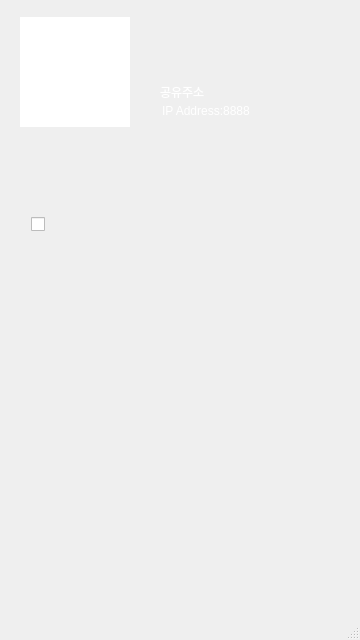
<?xml version="1.0" encoding="UTF-8"?>
<ui version="4.0">
 <class>MainWindow</class>
 <widget class="QMainWindow" name="MainWindow">
  <property name="geometry">
   <rect>
    <x>0</x>
    <y>0</y>
    <width>360</width>
    <height>640</height>
   </rect>
  </property>
  <property name="cursor">
   <cursorShape>ArrowCursor</cursorShape>
  </property>
  <property name="windowTitle">
   <string>OBILINK</string>
  </property>
  <property name="styleSheet">
   <string notr="true">#centralWidget{background-image: url(:/images/images/bg.png)}</string>
  </property>
  <property name="dockOptions">
   <set>QMainWindow::AllowTabbedDocks|QMainWindow::AnimatedDocks</set>
  </property>
  <widget class="QWidget" name="centralWidget">
   <widget class="DropListWidget" name="listWidget">
    <property name="geometry">
     <rect>
      <x>20</x>
      <y>266</y>
      <width>320</width>
      <height>283</height>
     </rect>
    </property>
    <property name="acceptDrops">
     <bool>true</bool>
    </property>
    <property name="styleSheet">
     <string notr="true">background-color:transparent;
border-style:outset;
color:white;</string>
    </property>
    <property name="dragEnabled">
     <bool>false</bool>
    </property>
   </widget>
   <widget class="QLabel" name="lb_qrcode">
    <property name="geometry">
     <rect>
      <x>20</x>
      <y>17</y>
      <width>110</width>
      <height>110</height>
     </rect>
    </property>
    <property name="styleSheet">
     <string notr="true">background-color: rgb(255, 255, 255);</string>
    </property>
    <property name="text">
     <string/>
    </property>
   </widget>
   <widget class="QPushButton" name="btn_remove">
    <property name="geometry">
     <rect>
      <x>252</x>
      <y>577</y>
      <width>94</width>
      <height>41</height>
     </rect>
    </property>
    <property name="styleSheet">
     <string notr="true">#btn_remove{
background-image: url(:/images/images/btn_remove_n.png);
border-style: outset;
border-color: beige;}
#btn_remove:pressed{background-image: url(:/images/images/btn_remove_p.png);}
</string>
    </property>
    <property name="text">
     <string/>
    </property>
   </widget>
   <widget class="QPushButton" name="btn_startshare">
    <property name="geometry">
     <rect>
      <x>156</x>
      <y>29</y>
      <width>94</width>
      <height>41</height>
     </rect>
    </property>
    <property name="contextMenuPolicy">
     <enum>Qt::DefaultContextMenu</enum>
    </property>
    <property name="autoFillBackground">
     <bool>false</bool>
    </property>
    <property name="styleSheet">
     <string notr="true">#btn_startshare{
background-image: url(:/images/images/btn_start_n.png);
border-style: outset;
border-color: beige;}
#btn_startshare:pressed{background-image: url(:/images/images/btn_start_p.png);}
</string>
    </property>
    <property name="text">
     <string/>
    </property>
   </widget>
   <widget class="QPushButton" name="btn_stopshare">
    <property name="geometry">
     <rect>
      <x>252</x>
      <y>29</y>
      <width>94</width>
      <height>41</height>
     </rect>
    </property>
    <property name="styleSheet">
     <string notr="true">#btn_stopshare{
background-image: url(:/images/images/btn_stop_p.png);
border-style: outset;
border-color: beige;}
#btn_stopshare:pressed{background-image: url(:/images/images/btn_stop_n.png);}
</string>
    </property>
    <property name="text">
     <string/>
    </property>
   </widget>
   <widget class="QLabel" name="label_2">
    <property name="geometry">
     <rect>
      <x>160</x>
      <y>86</y>
      <width>56</width>
      <height>12</height>
     </rect>
    </property>
    <property name="styleSheet">
     <string notr="true">color: rgb(255, 255, 255);</string>
    </property>
    <property name="text">
     <string>공유주소</string>
    </property>
   </widget>
   <widget class="QCheckBox" name="cb_dropbox">
    <property name="geometry">
     <rect>
      <x>31</x>
      <y>215</y>
      <width>18</width>
      <height>18</height>
     </rect>
    </property>
    <property name="focusPolicy">
     <enum>Qt::StrongFocus</enum>
    </property>
    <property name="autoFillBackground">
     <bool>false</bool>
    </property>
    <property name="styleSheet">
     <string notr="true"/>
    </property>
    <property name="text">
     <string/>
    </property>
   </widget>
   <widget class="QPushButton" name="btn_add">
    <property name="geometry">
     <rect>
      <x>156</x>
      <y>577</y>
      <width>94</width>
      <height>41</height>
     </rect>
    </property>
    <property name="styleSheet">
     <string notr="true">#btn_add{
background-image: url(:/images/images/btn_add_n.png);
border-style: outset;
border-color: beige;}
#btn_add:pressed{background-image: url(:/images/images/btn_add_p.png);}
</string>
    </property>
    <property name="text">
     <string/>
    </property>
   </widget>
   <widget class="QTextBrowser" name="tb_addr">
    <property name="geometry">
     <rect>
      <x>158</x>
      <y>102</y>
      <width>321</width>
      <height>16</height>
     </rect>
    </property>
    <property name="styleSheet">
     <string notr="true">background-color:transparent;
border-style:outset;
color:white;</string>
    </property>
    <property name="html">
     <string>&lt;!DOCTYPE HTML PUBLIC &quot;-//W3C//DTD HTML 4.0//EN&quot; &quot;http://www.w3.org/TR/REC-html40/strict.dtd&quot;&gt;
&lt;html&gt;&lt;head&gt;&lt;meta name=&quot;qrichtext&quot; content=&quot;1&quot; /&gt;&lt;style type=&quot;text/css&quot;&gt;
p, li { white-space: pre-wrap; }
&lt;/style&gt;&lt;/head&gt;&lt;body style=&quot; font-family:'Gulim'; font-size:9pt; font-weight:400; font-style:normal;&quot;&gt;
&lt;p style=&quot; margin-top:0px; margin-bottom:0px; margin-left:0px; margin-right:0px; -qt-block-indent:0; text-indent:0px;&quot;&gt;IP Address:8888&lt;/p&gt;&lt;/body&gt;&lt;/html&gt;</string>
    </property>
   </widget>
  </widget>
  <widget class="QStatusBar" name="statusBar"/>
 </widget>
 <layoutdefault spacing="6" margin="11"/>
 <customwidgets>
  <customwidget>
   <class>DropListWidget</class>
   <extends>QListWidget</extends>
   <header>droplistwidget.h</header>
  </customwidget>
 </customwidgets>
 <resources/>
 <connections/>
</ui>
